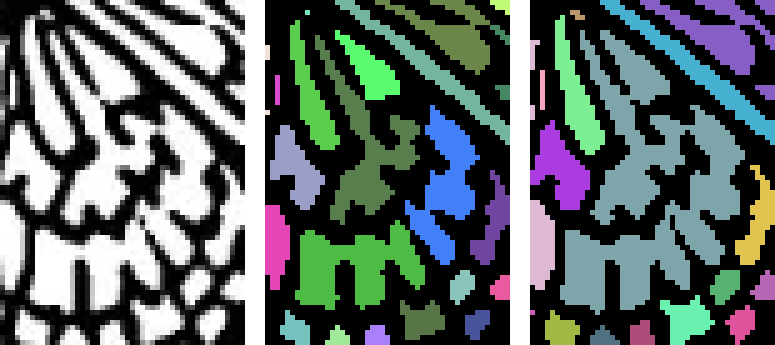
#> input picture research/region-fill/img/butterfly_leak_T200_vs_T128.png, 775 x 345 px
$ python halo_and_gaps.py img/butterfly_leak_T200_vs_T128.png img/garden-gate_regions_T128.png
#> lines starting #> are read from the running program, lines starting #| are printed output that depends on the picture; after the words box and inside, x2 and y2 are one past the last pixel; in counts of white or black regions, pixels touching at a corner belong together
"""(1) Watershed the anti-alias halo: label regions at T_strict, then grow each label simultaneously
into pixels with grey >= T_halo (BFS, all seeds at once) so the halo is split between neighbours
instead of leaking. Report how many pixels remain unassigned and whether any strict regions merged.
(2) Outline-gap test: erode the fillable mask by 1 and 2 px; count regions (>=200px) that were one
region at T_strict but become several when the neck is removed => joined only through a thin neck."""
import sys, numpy as np
from PIL import Image
from scipy import ndimage
S4=[[0,1,0],[1,1,1],[0,1,0]]
path=sys.argv[1]; out=sys.argv[2]
g=np.asarray(Image.open(path).convert("L"),dtype=np.uint8)
H,W=g.shape
#> H = 345; W = 775
T_STRICT=200
for T_HALO in (128, 64, 32):
    sl,ns=ndimage.label(g>=T_STRICT,structure=S4)
    grow=(g>=T_HALO)
    # simultaneous BFS growth == nearest-seed assignment restricted to the 'grow' mask. Approximate with
    # iterative dilation rounds (each round grows all labels 1px; conflicts resolved by first-come = tie to lower label).
    lab=sl.copy(); rounds=0
    while True:
        front=(lab==0)&grow
        if not front.any() or rounds>12: break
        # candidate label from 4 neighbours (take max over neighbours; ties are arbitrary but no leak since seeds grow together)
        up=np.zeros_like(lab); up[1:]=lab[:-1]
        dn=np.zeros_like(lab); dn[:-1]=lab[1:]
        lf=np.zeros_like(lab); lf[:,1:]=lab[:,:-1]
        rt=np.zeros_like(lab); rt[:,:-1]=lab[:,1:]
        cand=np.maximum(np.maximum(up,dn),np.maximum(lf,rt))
        newly=front&(cand>0)
        lab[newly]=cand[newly]; rounds+=1
    unassigned=((lab==0)&grow).sum()
    line_core=(g<T_HALO).sum()
    # did any pixel adjacent to two different labels exist? (count label boundaries where neighbours differ and both nonzero)
    print(f"T_halo={T_HALO}: rounds={rounds} halo pixels assigned={(lab>0).sum()-(sl>0).sum()} unassigned(fillable but unreached)={unassigned} line-core(<T_halo)={line_core} ({line_core/g.size:.1%})")
    if T_HALO==128:
        rng=np.random.default_rng(1); pal=rng.integers(60,255,size=(ns+1,3),dtype=np.uint8); pal[0]=(0,0,0)
        col=pal[lab]
        # composite with line art via multiply to preview the crisp-line result
        comp=(col.astype(np.uint16)*np.stack([g]*3,-1)//255).astype(np.uint8)
        y0,x0=200,160; crop=comp[y0:y0+90,x0:x0+90]
        Image.fromarray(crop).resize((630,630),Image.NEAREST).save(f"{out}_halo_multiply_crop.png")
        Image.fromarray(comp).resize((700,700),Image.LANCZOS).save(f"{out}_halo_multiply_full.png")
        # also: how many fillable pixels does the strict map leave as 'white halo' if we DON'T grow?
        print(f"  without halo growth, white gap pixels between fill and line core(<128): {((sl==0)&(g>=128)).sum()} ({((sl==0)&(g>=128)).sum()/g.size:.1%})")
#> this loop made 3 passes
#> (unassigned, line_core) on passes 1 to 3: (53785, 151850), (78435, 120875), (78570, 115725)
#| T_halo=128: rounds=13 halo pixels assigned=9115 unassigned(fillable but unreached)=53785 line-core(<T_halo)=151850 (56.8%)
#|   without halo growth, white gap pixels between fill and line core(<128): 62900 (23.5%)
#| T_halo=64: rounds=13 halo pixels assigned=15440 unassigned(fillable but unreached)=78435 line-core(<T_halo)=120875 (45.2%)
#| T_halo=32: rounds=13 halo pixels assigned=20455 unassigned(fillable but unreached)=78570 line-core(<T_halo)=115725 (43.3%)
#> pass 1, `sl,ns=ndimage.label(g>=T_STRICT,structure=S4)`:
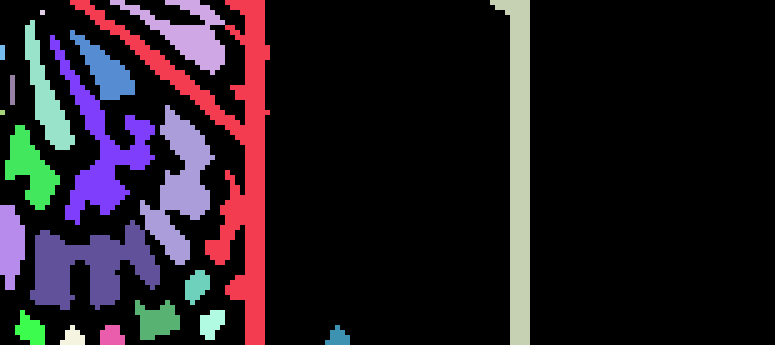
#> sl: shape (345, 775) int32; 22 distinct labels, from 0 to 21; one colour per label, 0 black
#> pass 1, `grow=(g>=T_HALO)`:
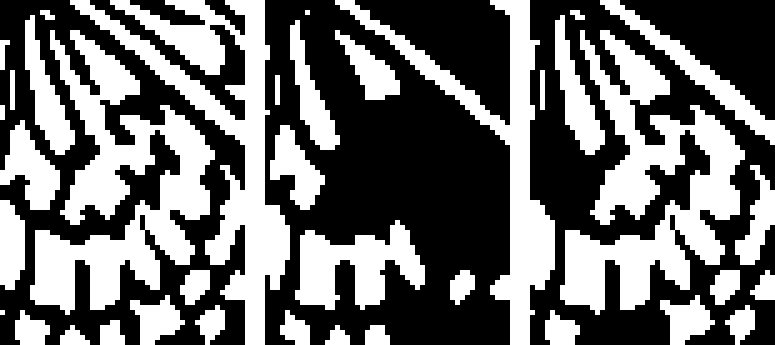
#> grow: shape (345, 775) bool; 43.2% white; 38 white regions, largest, box (x1, y1, x2, y2) and area: (30, 30, 215, 315) 21425, (560, 30, 745, 315) 21425, (70, 0, 290, 345) 18950
#> after the loop:
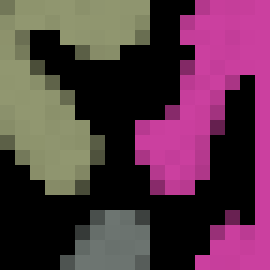
#> crop: shape (90, 90, 3) (shown 3 times larger); mean of channels 0, 1, 2 88.4, 55.2, 70.4; drawn as R, G, B
#> after the loop: dn: shape (345, 775) int32; 22 distinct labels, from 0 to 21
#> after the loop: lab: shape (345, 775) int32; 22 distinct labels, from 0 to 21
#> after the loop: lf: shape (345, 775) int32; 22 distinct labels, from 0 to 21
#> after the loop: rt: shape (345, 775) int32; 22 distinct labels, from 0 to 21
#> after the loop:
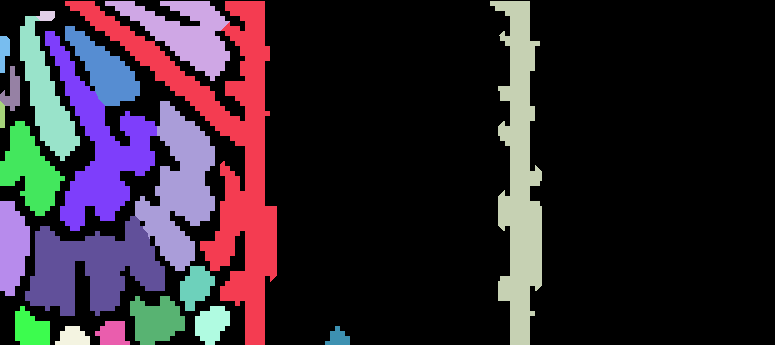
#> up: shape (345, 775) int32; 22 distinct labels, from 0 to 21; one colour per label, 0 black

# (2) thin-neck / outline-gap test
sl,ns=ndimage.label(g>=T_STRICT,structure=S4)
ssz=np.bincount(sl.ravel())
#> ssz = 22 values, max 214750 at index 0, min 25 at index 4, mean 12153.4
for r in (1,2):
    er=ndimage.binary_erosion(g>=T_STRICT, structure=np.ones((2*r+1,2*r+1)))
    el,ne=ndimage.label(er,structure=S4)
    esz=np.bincount(el.ravel())
    big=np.nonzero(esz>=200)[0]; big=big[big>0]
    # parent strict label for each eroded region
    flat_e=el.ravel(); flat_s=sl.ravel(); order=np.argsort(flat_e,kind='stable'); rep=order[np.searchsorted(flat_e[order],big)]
    parent=flat_s[rep]; counts=np.bincount(parent)
    necks=counts[counts>1]
    print(f"erode {r}px: {len(big)} eroded regions>=200px; {len(necks)} strict regions are made of 2+ such pieces (joined only via a neck <= {2*r}px wide); pieces involved={necks.sum()}")
    # list top strict regions by number of pieces with their sizes
    top=np.argsort(counts)[::-1][:5]
    for s in top:
        if counts[s]>1: print(f"   strict region {s} size={ssz[s]} pieces={counts[s]}")
    if r==1:
        # visualize: pieces of the largest strict region (background) in different colours
        bg=ssz[1:].argmax()+1
        pieces=big[parent==bg]
        rng=np.random.default_rng(3); pal=rng.integers(60,255,size=(ne+1,3),dtype=np.uint8); pal[:]=(40,40,40)
        for p in pieces: pal[p]=rng.integers(60,255,3)
        img=pal[el]; img[g<128]=(0,0,0)
        Image.fromarray(img).resize((700,700),Image.NEAREST).save(f"{out}_bg_pieces_erode1.png")
        print(f"   background strict region {bg}: {len(pieces)} pieces >=200px after 1px erosion; piece sizes top: {sorted([int(esz[p]) for p in pieces])[::-1][:8]}")
#> this loop made 2 passes
#> (ne, top, bg, pieces) on pass 1: (21, [21, 12, 1, 2, 3], 1, [1])
#> (ne, parent, top) on pass 2: (21, [1, 2, 3, 5, 6, 7, 10, 12, 13, 14, 15, 16, 17, 18, 20], [20, 12, 1, 2, 3])
#| erode 1px: 17 eroded regions>=200px; 0 strict regions are made of 2+ such pieces (joined only via a neck <= 2px wide); pieces involved=0
#|    background strict region 1: 1 pieces >=200px after 1px erosion; piece sizes top: [10929]
#| erode 2px: 15 eroded regions>=200px; 0 strict regions are made of 2+ such pieces (joined only via a neck <= 4px wide); pieces involved=0
#> pass 1, `el,ne=ndimage.label(er,structure=S4)`:
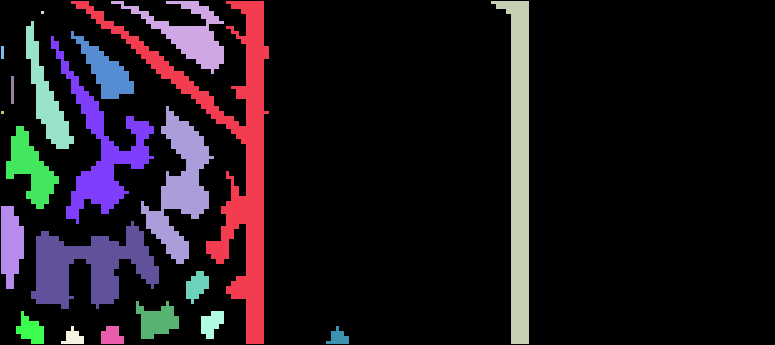
#> el: shape (345, 775) int32; 22 distinct labels, from 0 to 21; one colour per label, 0 black
#> pass 1, `Image.fromarray(img).resize((700,700),Image.NEAREST).save(f"{out}_bg_p..`:
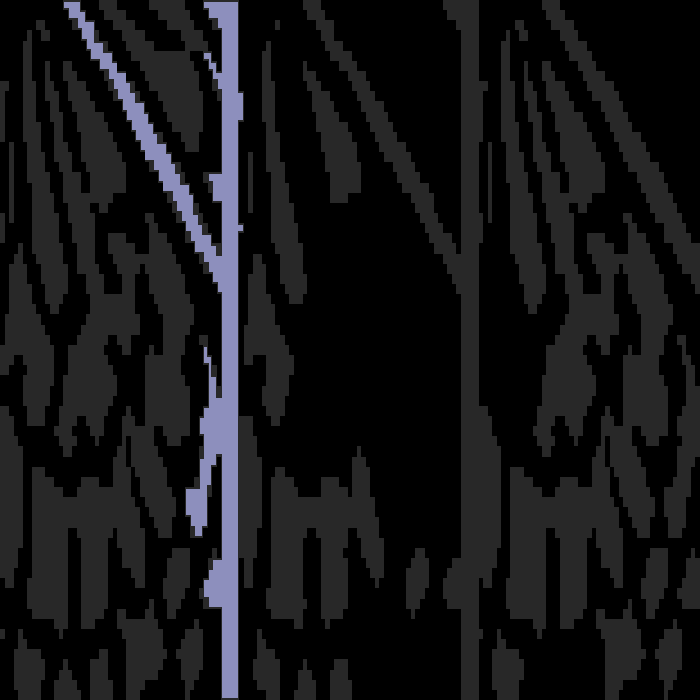
#> saved as garden-gate_regions_T128.png_bg_pieces_erode1.png: PIL image 700x700 RGB; mean R, G, B 21.4, 21.4, 23.3
#> after the loop: er: shape (345, 775) bool; 14.3% white; 21 white regions (3 under 20 px), largest, box (x1, y1, x2, y2) and area: (72, 2, 268, 343) 9191, (492, 2, 528, 343) 5576, (32, 222, 158, 308) 5051
#> after the loop:
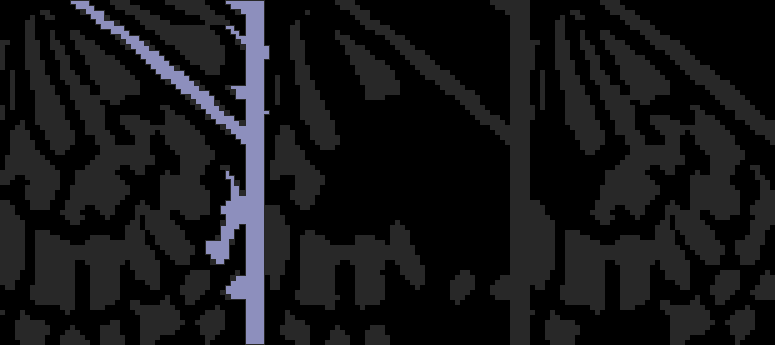
#> img: shape (345, 775, 3); mean of channels 0, 1, 2 21.4, 21.5, 23.4; drawn as R, G, B

$ run again, on research/region-fill/img/garden-gate_regions_T200.png
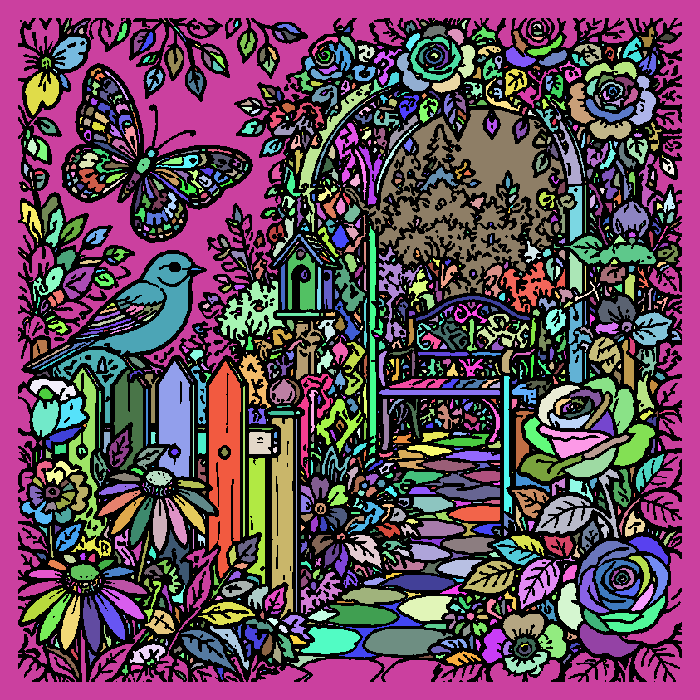
#> input picture research/region-fill/img/garden-gate_regions_T200.png, 700 x 700 px
#> the loop `for T_HALO in (128, 64, 32):` made 3 passes
#> (unassigned, line_core) on passes 1 to 3: (121544, 344006), (263932, 201595), (263932, 201595)
#> (printed output is left out)
#> pass 1, `grow=(g>=T_HALO)`:
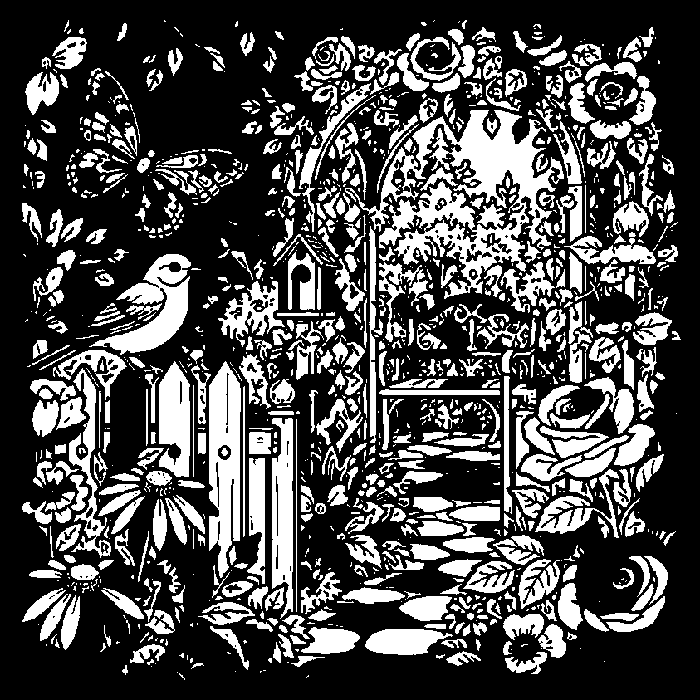
#> grow: shape (700, 700) bool; 29.8% white; 1329 white regions (659 under 20 px), largest, box (x1, y1, x2, y2) and area: (345, 110, 564, 299) 14120, (209, 361, 241, 578) 5012, (89, 254, 191, 355) 3900
#> ssz = 324 values, max 465677 at index 0, min 1 at index 2, mean 1512.3
#> the loop `for r in (1,2):` made 2 passes
#> (ne, necks, top, bg, pieces) on pass 1: (293, [2, 2], [23, 141, 299, 7, 209], 141, [133, 134])
#> (printed output is left out)
#> after the loop `for r in (1,2):`:
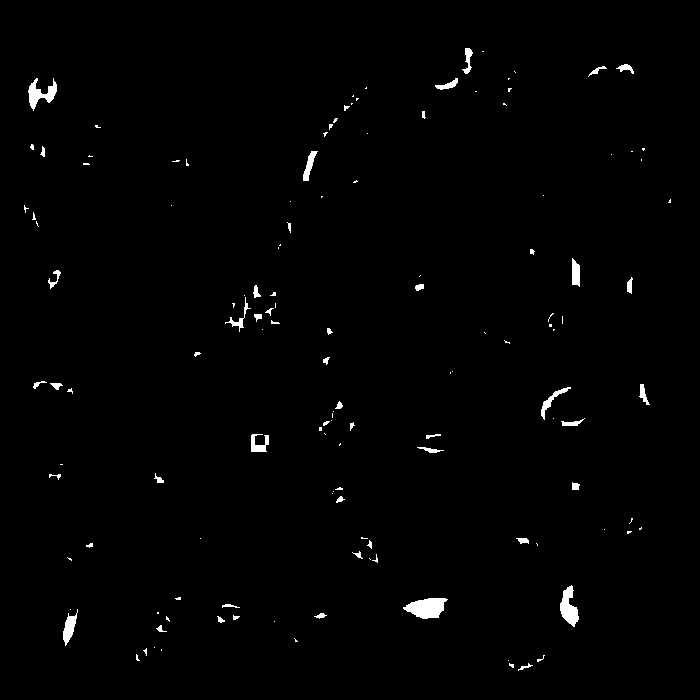
#> er: shape (700, 700) bool; 1% white; 135 white regions (84 under 20 px), largest, box (x1, y1, x2, y2) and area: (403, 598, 448, 619) 631, (560, 585, 579, 627) 447, (28, 78, 57, 111) 416

$ run again, on research/region-fill/img/halo_grow_multiply_crop.png
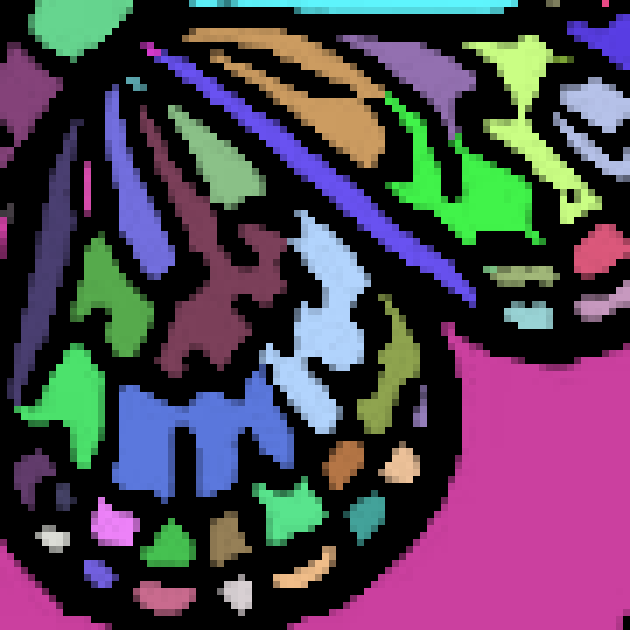
#> input picture research/region-fill/img/halo_grow_multiply_crop.png, 630 x 630 px
#> the loop `for T_HALO in (128, 64, 32):` made 3 passes
#> (unassigned, line_core) on passes 1 to 3: (58337, 315511), (187825, 185024), (193166, 179683)
#> (printed output is left out)
#> pass 1, `grow=(g>=T_HALO)`:
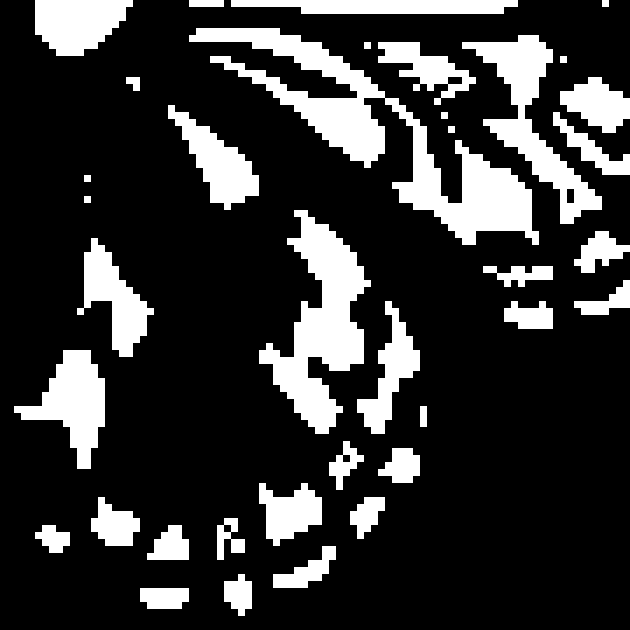
#> grow: shape (630, 630) bool; 20.5% white; 37 white regions, largest, box (x1, y1, x2, y2) and area: (189, 28, 539, 245) 17150, (259, 210, 371, 434) 10731, (462, 35, 602, 224) 7105
#> ssz = [381857, 294, 882, 4900, 686, 5243, 98, 1764, 147, 49, 49, 49, 49, 294, 539]
#> the loop `for r in (1,2):` made 2 passes
#> (ne, rep, parent, counts, top, bg, pieces) on pass 1: (14, [939, 995, 23206, 120282, 142059, 225828, 335833, 366892], [1, 2, 3, 4, 5, 7, 13, 14], [0, 1, 1, 1, 1, 1, 0, 1, 0, 0, 0, 0, 0, 1, 1], [14, 13, 7, 5, 4], 5, [5])
#> (printed output is left out)
#> after the loop `for r in (1,2):`:
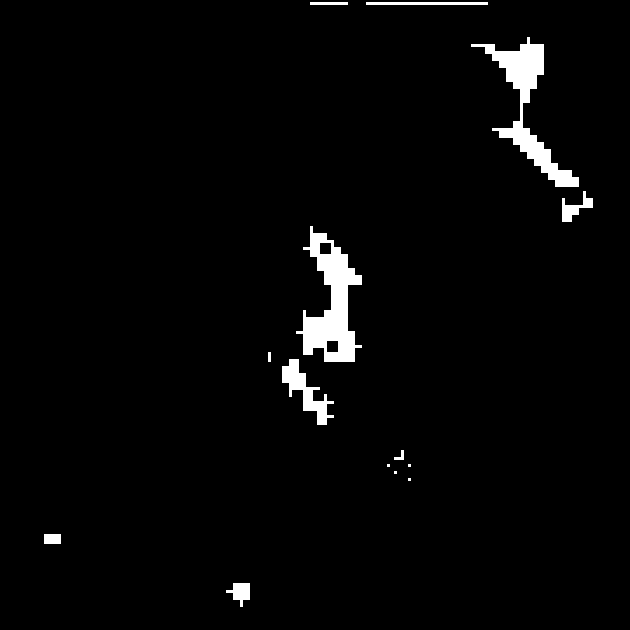
#> er: shape (630, 630) bool; 2.6% white; 14 white regions (4 under 20 px), largest, box (x1, y1, x2, y2) and area: (296, 226, 362, 362) 4051, (471, 37, 579, 187) 3628, (282, 359, 334, 425) 1164
